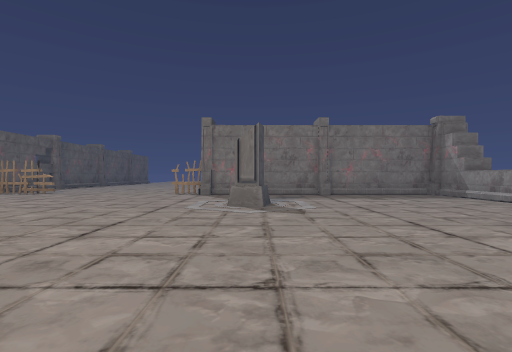
view 1 (above)

18 first-person views from a walk through a scene from a Unity 3-D project. The camera is 1.2 m above the floor, looks level and sees 85° across. The floor is counted in squares, 2 m on a side. Each view is taken from the middle of a square. On the plan, view 1 faces up. The plan holds only what a view shows up to about 9 squares ahead; the rest is blank. The place goes on beyond the plan. The player character is not drawn. Some animated figures are left out.

view 2
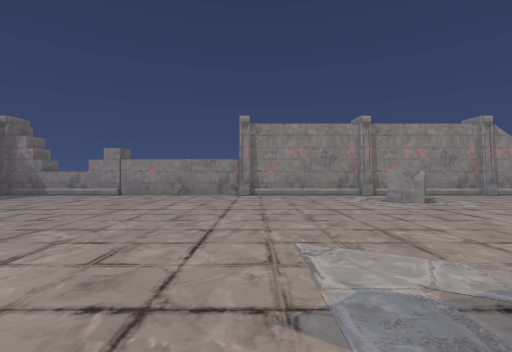

view 3
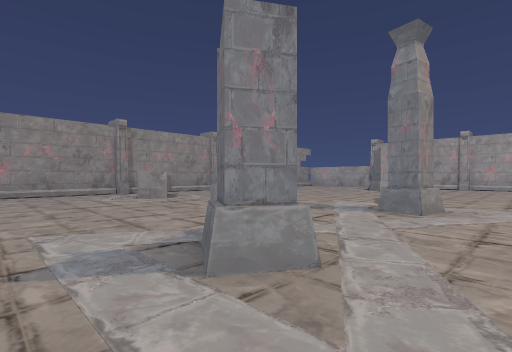

view 4
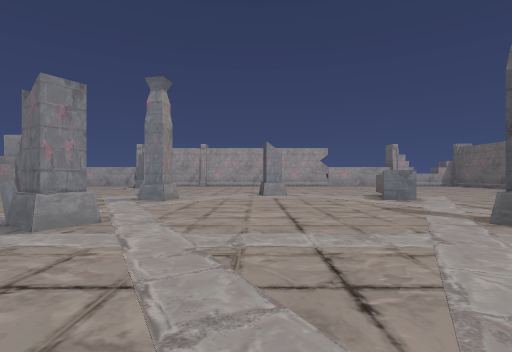

view 5
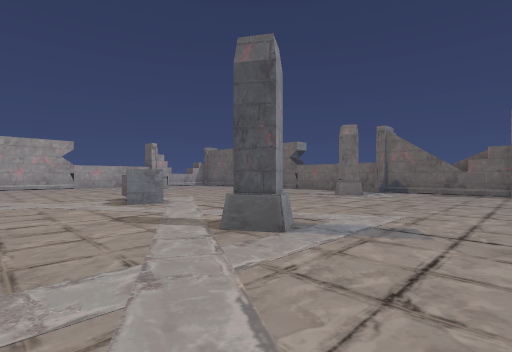

view 6
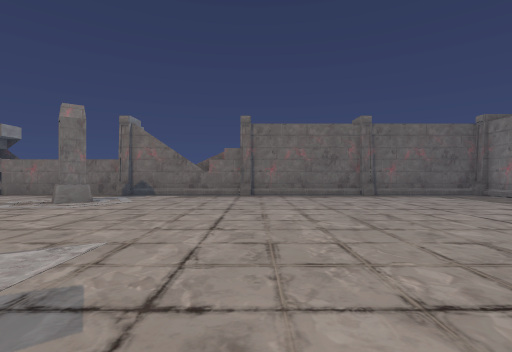

view 7
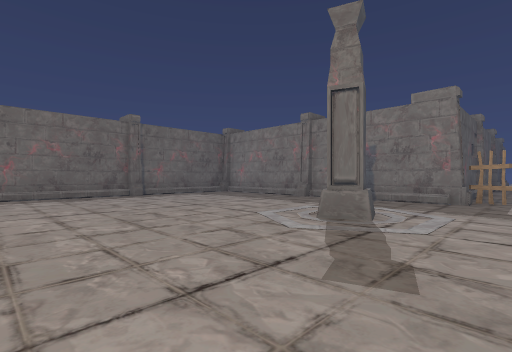

view 8
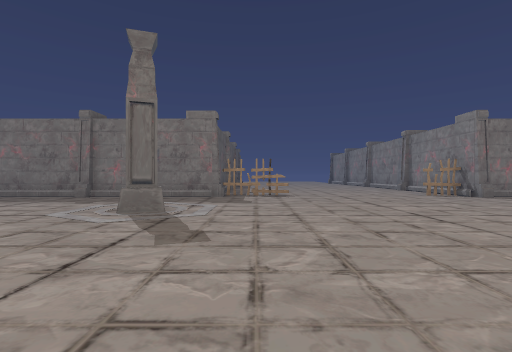

view 9
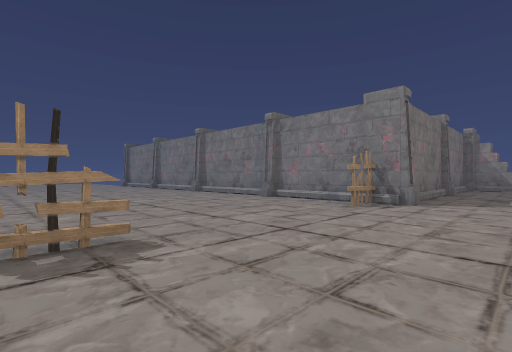

view 10
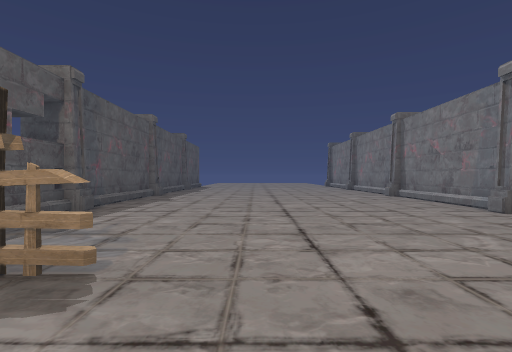

view 11
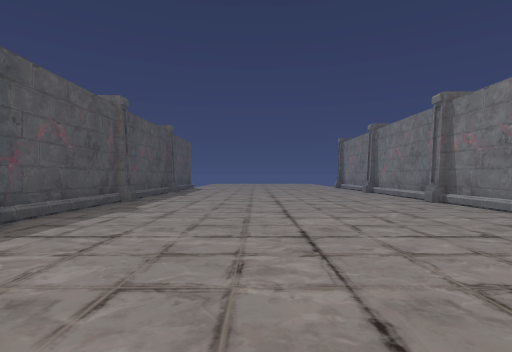

view 12
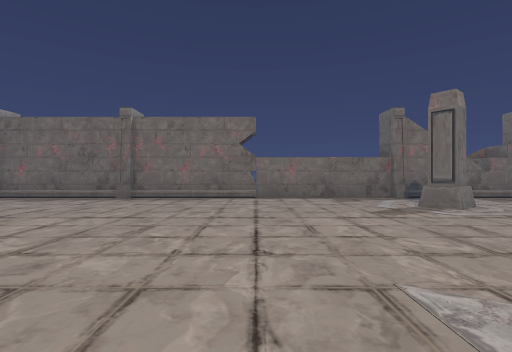

view 13
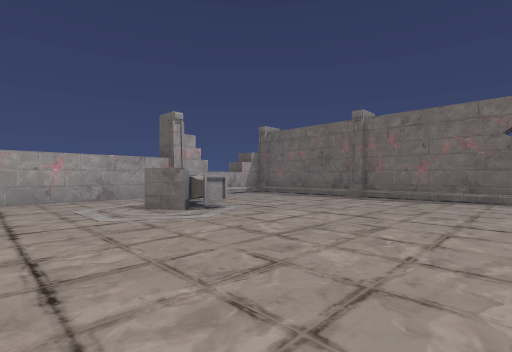

view 14
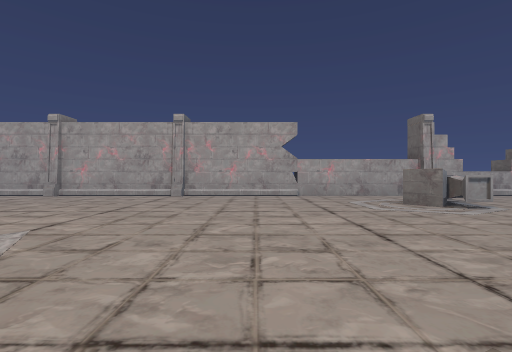

view 15
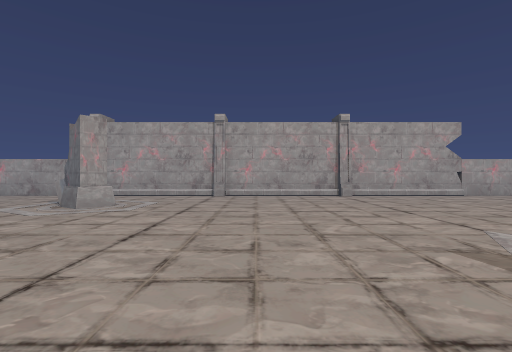

view 16
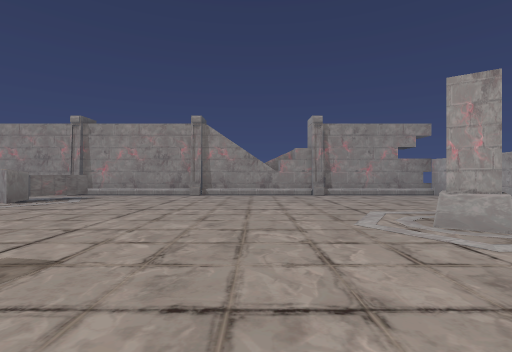

view 17
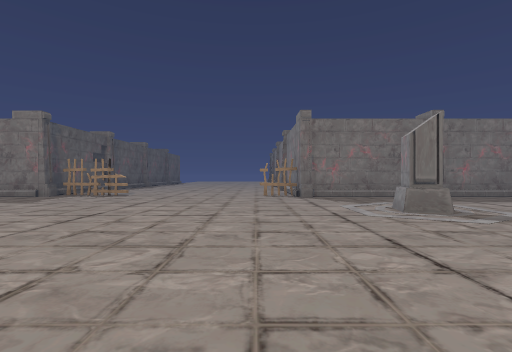

view 18
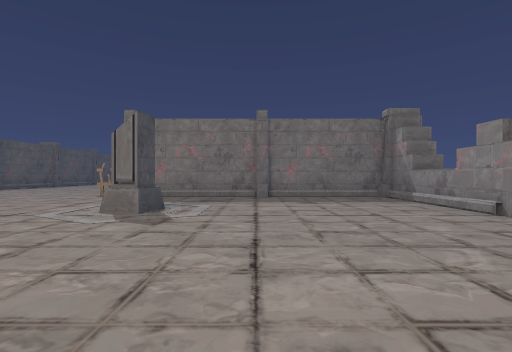

### Floor plan
Points are (right, up) in squares from view 1. A wall is a line through its corners. A room is listed if a view was taken in it or the views show most of it. See-through windows are left out.
Room 1 (views 1, 2, 3, 4, 5, 6, 7, 8, 9, 10, 11, 12, 13, 14, 15, 16, 17, 18)
walls: (-1.7, 8.8) (-1.7, 18.5); (-7, 9.6) (-9, 9.6); (-8.9, 9) (-16.8, 9); (-1.7, 9.6) (-2.9, 9.6); (-16.5, 2) (-16.5, 1.5); (-1.7, 12.4) (-2.2, 12.4); (-16.5, 5.7) (-16.5, 5.2); (-9.2, 13) (-9.2, 9); (-9, 13.1) (-9, 12.7) (-9.5, 12.7); (6.5, 7.7) (5.8, 7.7); (5.6, 9) (-1.8, 9); (-16.4, 8.8) (-16.8, 8.8) (-16.8, -13.1); (5.8, -10) (5.8, 9); (2.8, -13.5) (5.8, -13.5) (5.8, -10.1); (-1.6, 16.2) (-2, 16.2) (-2, 16.6); (-8.9, 16.5) (-9.2, 16.5) (-9.2, 13.3); (-15.8, -13.4) (-15.8, -14); (-15.9, -13.5) (1.6, -13.5); (-9.2, 18.5) (-9.2, 17.1)
low walls: (-8.1, 9.7) (-8.6, 9.7)
objects: pillar (-15, -2) to (-14, -2); other object (-13, -12) to (-12, -10); pillar (-10, 6); other object (-9, -5) to (-9, -4); pillar (-9, 0) to (-8, 0); pillar (-6, -6) to (-5, -6); pillar (-3, -4) to (-2, -4); other object (-3, -1) to (-2, 0); other object (0, -11) to (1, -11); pillar (0, 6); other object (3, -3) to (4, -2)

Where each view was taken, in squares from view 1:
view 1: 0 up, 0 right, facing up
view 2: 1 up, 3 left, facing right
view 3: 1 up, 4 left, facing down-right
view 4: 3 up, 5 left, facing down
view 5: 2 up, 6 left, facing down-left
view 6: 2 up, 8 left, facing left
view 7: 2 up, 8 left, facing up-left
view 8: 1 up, 8 left, facing up
view 9: 7 up, 8 left, facing up-right
view 10: 8 up, 6 left, facing up
view 11: 10 up, 6 left, facing up
view 12: 6 down, 9 left, facing left
view 13: 6 down, 9 left, facing down-left
view 14: 5 down, 8 left, facing down
view 15: 5 down, 3 left, facing down
view 16: 8 down, 3 left, facing right
view 17: 1 up, 3 left, facing up
view 18: 1 up, 2 right, facing up
